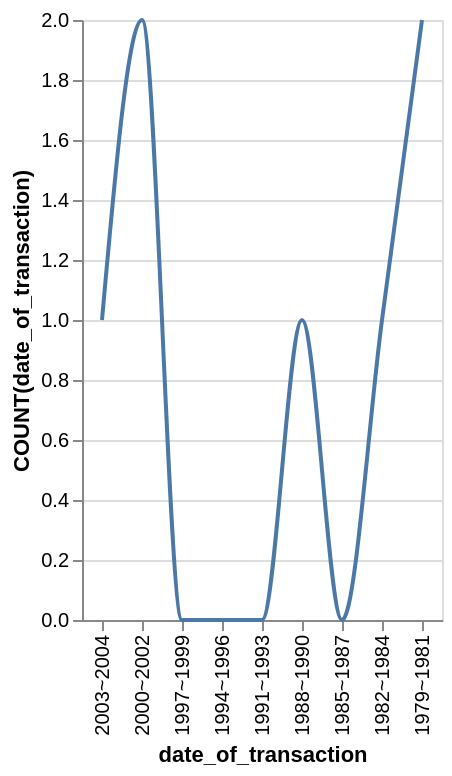

Write the Vega-Lite specification saved for this chart.
### Vega-Lite specification from a JSON file in a GitHub repository (floating-point values rounded to 4 significant figures)
{"data": {"values": [{"x_data": "2003~2004", "y_data": 1}, {"x_data": "2000~2002", "y_data": 2}, {"x_data": "1997~1999", "y_data": 0}, {"x_data": "1994~1996", "y_data": 0}, {"x_data": "1991~1993", "y_data": 0}, {"x_data": "1988~1990", "y_data": 1}, {"x_data": "1985~1987", "y_data": 0}, {"x_data": "1982~1984", "y_data": 1}, {"x_data": "1979~1981", "y_data": 2}]}, "mark": {"type": "line", "interpolate": "monotone"}, "encoding": {"x": {"field": "x_data", "type": "nominal", "title": "date_of_transaction", "sort": "descending"}, "y": {"field": "y_data", "type": "quantitative", "title": "COUNT(date_of_transaction)"}}}
